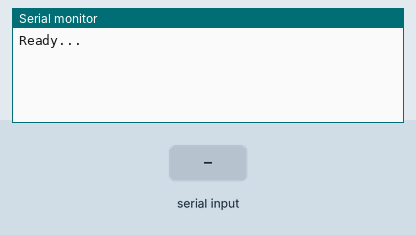
A sketch run on a simulated Arduino Mega 2560, built with avr-gcc and run on an emulated ATmega2560. On the bench: the last lines printed to the serial monitor. The inputs (shaded band) are chosen by the test bench.

Above: at 1.2 s.
1.3 s: "1" received over the second serial link
At 2.5 s:
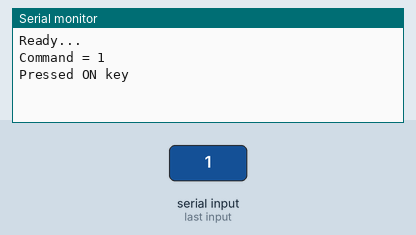
2.8 s: "2" received over the second serial link
At 3.8 s:
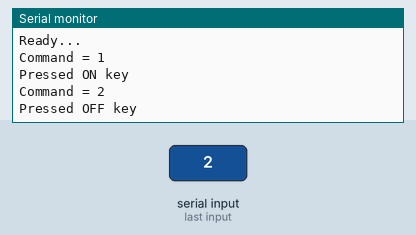
4.3 s: "0" received over the second serial link
At 4.9 s:
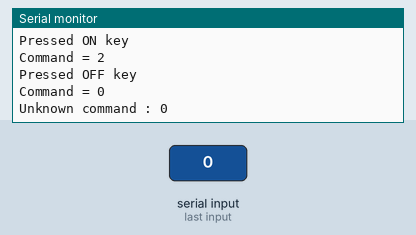

The sketch:

rcv_bt_hm10.ino
```cpp
int RXLED = 17;

void setup() {
  Serial.begin( 115200 ); // 시리얼 모니터 속도
  Serial1.begin( 115200 );     // 블루투스 시리얼 속도

  while (!Serial) ;
  while (!Serial1) ;

  Serial.println("Ready...");
  Serial1.println("Hello!");
}

void loop() {
  if ( Serial1.available() ) {
    // 블루투스에서 값이 있는 경우 읽는다.
    char cmd = (char) Serial1.read();
    Serial.print( "Command = " );
    Serial.println( cmd );

    switch ( cmd ) {
      case '1' :
        Serial.println( "Pressed ON key" );
        Serial1.println( "Pressed ON key" );
        // set the LED on
        digitalWrite(RXLED, LOW);
        break;
      case '2' :
        Serial.println( "Pressed OFF key" );
        Serial1.println( "Pressed OFF key" );
        // set the LED on
        digitalWrite(RXLED, HIGH);
        break;
      default :
        Serial.print( "Unknown command : " );
        Serial.print( cmd );
        Serial.println();
        Serial1.print( "Unknown command : " );
        Serial1.print( cmd );
        Serial1.println();
        break;
    }  // switch
  }  // if
}
```

Measured:
- after the input at 1.3 s, the serial monitor: prints a new line at once (image 1)
- after the input at 2.8 s, the serial monitor: prints a new line at once (image 2)
- after the input at 4.3 s, the serial monitor: prints a new line at once (image 3)
